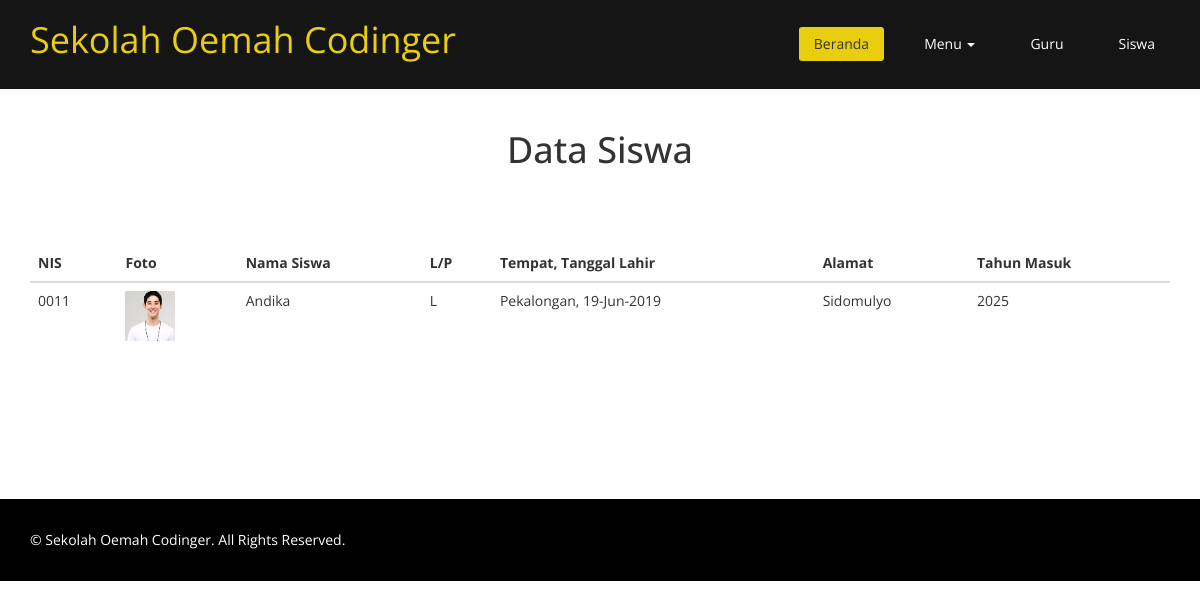
The app's page /index.php?page=siswa with its own data.
### tables this page shows
CREATE TABLE `tb_siswa` (
  `nis` varchar(10) NOT NULL,
  `foto` varchar(50) NOT NULL,
  `nama_siswa` varchar(45) NOT NULL,
  `jk` enum('L','P') NOT NULL,
  `tmp_lahir` varchar(25) NOT NULL,
  `tgl_lahir` date NOT NULL,
  `alamat` text NOT NULL,
  `tahun_masuk` int(4) NOT NULL
);

### siswa.php (the view)
<section id="about-us">
        <div class="container">
			<div class="skill-wrap clearfix">
				<div class="center wow fadeInDown">
					<h2>Data Siswa</h2>
                </div>
                <table class="table table-responsive table-hover">
                    <thead>
                        <tr>
                            <th>NIS</th>
                            <th>Foto</th>
                            <th>Nama Siswa</th>
                            <th>L/P</th>
                            <th>Tempat, Tanggal Lahir</th>
                            <th>Alamat</th>
                            <th>Tahun Masuk</th>
                        </tr>
                    </thead>
                    <tbody>
                    <?php
                        $sql = mysqli_query($koneksi, "SELECT * FROM tb_siswa");
                        while($data = mysqli_fetch_array($sql)){
                    ?>
                        <tr>
                            <td><?php echo $data['nis'] ?></td>
                            <td><img src="images/siswa/<?php echo $data['foto'] ?>" alt="<?php echo $data['foto'] ?>" width=50px height=50px></td>
                            <td><?php echo $data['nama_siswa'] ?></td>
                            <td><?php echo $data['jk'] ?></td>
                            <td><?php echo $data['tmp_lahir'].', '.date('d-M-Y', strtotime($data['tgl_lahir'])) ?></td>
                            <td><?php echo $data['alamat'] ?></td>
                            <td><?php echo $data['tahun_masuk'] ?></td>
                        </tr>
                        <?php } ?>
                    </tbody>
                </table>
			</div>
		</div>
</section>

### index.php (shortened to what this page needs)
<!DOCTYPE html>
<html lang="en">
  <head>
    <link href="css/bootstrap.min.css" rel="stylesheet">
	<link rel="stylesheet" href="css/font-awesome.min.css">
	<link href="css/animate.min.css" rel="stylesheet">
    <link href="css/prettyPhoto.css" rel="stylesheet">
	<link href="css/style.css" rel="stylesheet">
	<link href="css/responsive.css" rel="stylesheet">
  </head>
  <body class="homepage">
      <?php include "menu.php" ?>
	<?php include "content.php" ?>
    <?php include "footer.php" ?>
</body>
</html>

### menu.php (shortened to what this page needs)
<header id="header">
        <nav class="navbar navbar-fixed-top" role="banner">
            <div class="container">
                <div class="navbar-header">
                    <a class="navbar-brand" href="index.php">Sekolah Oemah Codinger</a>
                </div>
                <div class="collapse navbar-collapse navbar-right">
                    <ul class="nav navbar-nav">
                    <li class="active"><a href="index.php">Beranda</a></li>
                      <li class="dropdown">
                        <a class="dropdown-toggle" data-toggle="dropdown" href="#">Menu
                        <span class="caret"></span></a>
                      </li>
                      <li><a href="index.php?page=guru">Guru</a></li>
                      <li><a href="index.php?page=siswa">Siswa</a></li>
                    </ul>
                </div>
            </div>
        </nav>
    </header>

### content.php (shortened to what this page needs)
<?php
    if($_GET['page']==""){
        include 'beranda.php';
    } else if($_GET['page']=="visimisi"){
        include 'visimisi.php';
    } else if($_GET['page']=="profil"){
        include 'profil.php';
    } else if($_GET['page']=="strukturorganisasi"){
        include 'struktur.php';
    } else if($_GET['page']=="guru"){
        include 'guru.php';
    } else if($_GET['page']=="siswa"){
        include 'siswa.php';
    } else if($_GET['page']=='detail_berita'){
        include 'detail_berita.php';
    }
?>

### footer.php
<footer id="footer" class="midnight-blue">
       <div class="container">
           <div class="row">
               <div class="col-sm-6">
                   &copy; Sekolah Oemah Codinger. All Rights Reserved.
               </div>
           </div>
       </div>
   </footer>

### css/style.css (style rules this page uses)
body { background: #fff; font-family:'Open Sans', Arial, sans-serif; color:#333; line-height:1.6em; }
h1, h2, h3, h4, h5, h6 { font-weight:500; font-family:'Open Sans', Arial, sans-serif; color:#333; }
h2 { font-size: 20px; }
a { color: #E8CE0E; -webkit-transition: color 300ms, background-color 300ms; -moz-transition: color 300ms, background-color 300ms; -o-transition: color 300ms, background-color 300ms; transition: color 300ms, background-color 300ms; }
.center h2 { font-size: 36px; margin-top: 0; margin-bottom: 20px; }
body > section { padding: 70px 0; }
.center { text-align: center; padding-bottom: 55px; }
.navbar>.container .navbar-brand { margin-left: 0; }
.navbar-brand { padding: 0; margin:0; color:#E8CE0E; }
.navbar-header a.navbar-brand { color:#E8CE0E; }
.navbar { border-radius: 0; margin-bottom: 0; background: #151515; padding: 15px 0; padding-bottom: 0; }
.navbar-nav { margin-top: 12px; }
.navbar-nav>li { margin-left: 25px; padding-bottom: 28px; }
.navbar-fixed-top .navbar-nav > li > a { padding: 5px 15px; margin: 0; border-radius: 3px; color: #fff; line-height: 24px; display: inline-block; }
.navbar-fixed-top { border: none; }
.navbar-fixed-top .navbar-brand { font-size: 36px; line-height: 50px; color: #fff; }
.navbar-fixed-top .navbar-nav > .active > a, .navbar-fixed-top .navbar-nav > .active > a:hover, .navbar-fixed-top .navbar-nav > .active > a:focus, .navbar-fixed-top .navbar-nav > .open > a, .navbar-fixed-top .navbar-nav > .open > a:hover, .navbar-fixed-top .navbar-nav > .open > a:focus { background-color: #E8CE0E; color: #333; }
.navbar-fixed-top .navbar-collapse, .navbar-fixed-top .navbar-form { border-top: 0; padding-bottom: 0; }
.skill-wrap { display: block; overflow: hidden; margin: 60px 0; }
#footer { padding-top: 30px; padding-bottom: 30px; color: #fff; background: #000; }

### records on screen
tb_siswa: nis "0011", foto (picture), nama_siswa "Andika", jk "L", tmp_lahir "Pekalongan", tgl_lahir "19-Jun-2019", alamat "Sidomulyo", tahun_masuk "2025"
